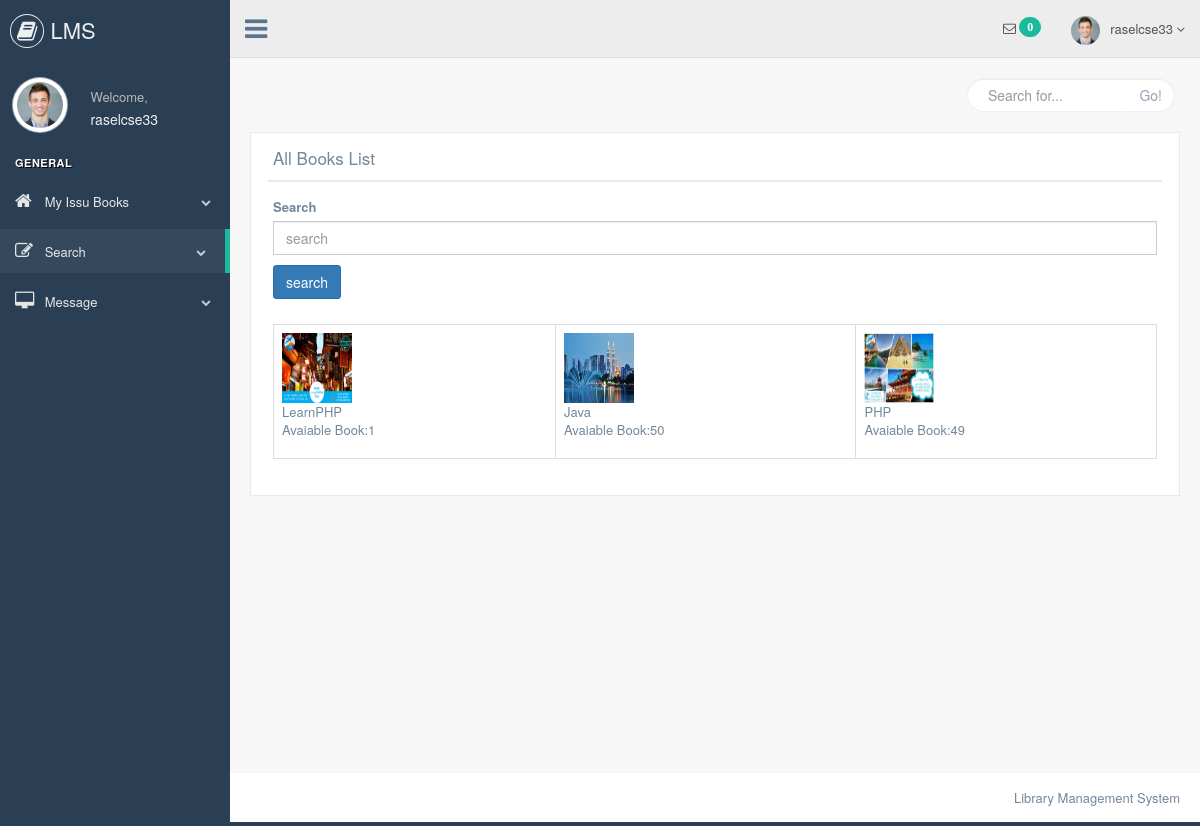
Page /student/searchbooks.php (signed in) on the committed database.
### tables this page shows
CREATE TABLE `message` (
  `id` int(11) NOT NULL,
  `user_name` varchar(255) NOT NULL,
  `student_name` varchar(255) NOT NULL,
  `title` varchar(255) NOT NULL,
  `msg` varchar(255) NOT NULL,
  `read_msg` varchar(10) NOT NULL
);

CREATE TABLE `addbook` (
  `id` int(11) NOT NULL,
  `books_name` varchar(255) NOT NULL,
  `books_image` varchar(255) NOT NULL,
  `books_author_name` varchar(255) NOT NULL,
  `books_publication_name` varchar(255) NOT NULL,
  `books_purchese_date` varchar(255) NOT NULL,
  `books_price` varchar(255) NOT NULL,
  `books_qty` varchar(255) NOT NULL,
  `avaiable_qty` int(255) NOT NULL,
  `librarian_username` varchar(255) NOT NULL
);

### student/searchbooks.php (the view, shortened to what this page needs)
<?php
include "header.php";
include "connection.php";
?>
    <div class="right_col" role="main">
        <div class="">
            <div class="page-title">
                <div class="title_left">
                </div>
                <div class="title_right">
                    <div class="col-md-5 col-sm-5 col-xs-12 form-group pull-right top_search">
                        <div class="input-group">
                            <input type="text" class="form-control" placeholder="Search for...">
                <span class="input-group-btn">
                  <button class="btn btn-default" type="button">Go!</button>
                </span>
                        </div>
                    </div>
                </div>
            </div>
            <div class="clearfix"></div>
            <div class="row" style="min-height:500px">
                <div class="col-md-12 col-sm-12 col-xs-12">
                    <div class="x_panel">
                        <div class="x_title">
                            <h2>All Books List</h2>
                            <div class="clearfix"></div>
                        </div>
                        <div class="x_content">
                            <form action="" method="POST">
                              <div class="form-group">
                                <label for="exampleInputEmail1">Search</label>
                                <input type="text" class="form-control" id="exampleInputEmail1" name="search" placeholder="search">
                              </div>
                              <button type="submit" class="btn btn-primary" name="submit">search</button>
                          </form>
                                     <?php
                                if(isset($_POST['submit'])){
                                 $sql = "SELECT * FROM addbook WHERE books_name LIKE('$_POST[search]%')";
                                    $result = mysqli_query($conn, $sql);
                                    if (mysqli_num_rows($result) > 0) {
                                        while($row = mysqli_fetch_assoc($result)) {
                                ?>
                                  <td><img src="../librarian/<?php echo $row['books_image']; ?>" height="70px"
                                      width="70px"/><br>
                                      <?php echo $row['books_name']?>
                                     <p>Avaiable Book:<?php echo $row['avaiable_qty']?></p>
                                  </td>
                                  <?php } } } else{?>
                            <table class="table table-bordered">
                                <tr>
                                    <?php
                                 $sql = "SELECT * FROM addbook";
                                    $result = mysqli_query($conn, $sql);
                                    if (mysqli_num_rows($result) > 0) {
                                        while($row = mysqli_fetch_assoc($result)) {
                                ?>
                                 <td>
                                    <img src="../librarian/<?php echo $row['books_image']; ?>" height="70px"
                                      width="70px"/><br>
                                      <?php echo $row['books_name']?>
                                     <p>Avaiable Book:<?php echo $row['avaiable_qty']?></p>
                                 </td>
                                     <?php
                                   } } }?>
                                </tr>
                            </table>
                        </div>
                    </div>
                </div>
            </div>
        </div>
    </div>
   <?php include "footer.php";?>

### student/header.php (shortened to what this page needs)
<?php
 include "connection.php";
 $sql = "SELECT * FROM message WHERE user_name = '$_SESSION[username]' AND read_msg ='n'";
 $result = mysqli_query($conn,$sql);
 $numberofrow = mysqli_num_rows($result);
 ?>
<!DOCTYPE html>
<html lang="en">
<head>
    <link href="css/bootstrap.min.css" rel="stylesheet">
    <link href="css/font-awesome.min.css" rel="stylesheet">
    <link href="css/nprogress.css" rel="stylesheet">
    <link href="css/custom.min.css" rel="stylesheet">
</head>
<body class="nav-md">
<div class="container body">
    <div class="main_container">
        <div class="col-md-3 left_col">
            <div class="left_col scroll-view">
                <div class="navbar nav_title" style="border: 0;">
                    <a href="#" class="site_title"><i class="fa fa-book"></i> <span>LMS</span></a>
                </div>
                <div class="profile clearfix">
                    <div class="profile_pic">
                        <img src="images/img.jpg" alt="..." class="img-circle profile_img">
                    </div>
                    <div class="profile_info">
                        <span>Welcome,</span>
                        <?php
                               $sql1 = "SELECT * FROM message WHERE user_name = '$_SESSION[username]'";
                                 $result = mysqli_query($conn,$sql1);
                                 $row =mysqli_fetch_assoc($result);
                               ?>
                        <h2><?php echo $row['user_name'];?></h2>
                    </div>
                    <div class="clearfix"></div>
                </div>
                <br/>
                <div id="sidebar-menu" class="main_menu_side hidden-print main_menu">
                    <div class="menu_section">
                        <h3>General</h3>
                        <ul class="nav side-menu">
                            <li><a href="myissubooks.php"><i class="fa fa-home"></i> My Issu Books <span class="fa fa-chevron-down"></span></a>
                            </li>
                            <li><a href="searchbooks.php"><i class="fa fa-edit"></i> Search <span class="fa fa-chevron-down"></span></a>
                            </li>
                            <li><a href="readmessage.php"><i class="fa fa-desktop"></i> Message <span
                                    class="fa fa-chevron-down"></span></a>
                            </li>
                        </ul>
                    </div>
                </div>
            </div>
        </div>
        <div class="top_nav">
            <div class="nav_menu">
                <nav>
                    <div class="nav toggle">
                        <a id="menu_toggle"><i class="fa fa-bars"></i></a>
                    </div>
                    <ul class="nav navbar-nav navbar-right">
                        <li class="">
                            <a href="javascript:;" class="user-profile dropdown-toggle" data-toggle="dropdown"
                               aria-expanded="false">
                                <img src="images/img.jpg" alt=""><?php echo $row['user_name'];?>
                                <span class=" fa fa-angle-down"></span>
                            </a>
                        </li>
                        <li role="presentation" class="dropdown">
                            <a href="readmessage.php"
                                <i class="fa fa-envelope-o"></i>
                                <span class="badge bg-green"><?php echo $numberofrow;?></span>
                            </a>
                        </li>
                    </ul>
                </nav>
            </div>
        </div>

### rows in the picture
message: user_name "raselcse33"
addbook: books_image (picture), books_name "LearnPHP", avaiable_qty "1"
addbook: books_image (picture), books_name "Java", avaiable_qty "50"
addbook: books_image (picture), books_name "PHP", avaiable_qty "49"

### other values in the picture
$numberofrow "0"
